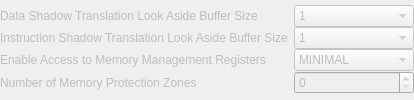
            <widget class="QWidget" name="G_MMU_ITEMS_ENABLE_DISABLED_PAGE" >
             <layout class="QVBoxLayout" >
              <property name="margin" >
               <number>0</number>
              </property>
              <property name="spacing" >
               <number>0</number>
              </property>
              <item>
               <layout class="QVBoxLayout" >
                <property name="margin" >
                 <number>0</number>
                </property>
                <property name="spacing" >
                 <number>0</number>
                </property>
                <item>
                 <layout class="QHBoxLayout" >
                  <property name="margin" >
                   <number>0</number>
                  </property>
                  <property name="spacing" >
                   <number>6</number>
                  </property>
                  <item>
                   <widget class="QLabel" name="G_MMU_DTLB_SIZE_LABEL_0" >
                    <property name="sizePolicy" >
                     <sizepolicy>
                      <hsizetype>7</hsizetype>
                      <vsizetype>5</vsizetype>
                      <horstretch>0</horstretch>
                      <verstretch>0</verstretch>
                     </sizepolicy>
                    </property>
                    <property name="toolTip" >
                     <string>&lt;qt>This parameter defines the size of the data shadow Translation Look-Aside Buffer (TLB).  This TLB is used to cache data address translation information, to improve performance of the translation.  The selection is a trade-off between smaller size and better performance.  The default value is 4.&lt;/qt></string>
                    </property>
                    <property name="text" >
                     <string>Data Shadow Translation Look Aside Buffer Size</string>
                    </property>
                    <property name="enabled" >
                     <bool>false</bool>
                    </property>
                   </widget>
                  </item>
                  <item>
                   <widget class="QComboBox" name="G_MMU_DTLB_SIZE_0" >
                    <property name="minimumSize" >
                     <size>
                      <width>120</width>
                      <height>0</height>
                     </size>
                    </property>
                    <item>
                     <property name="text" >
                      <string>1</string>
                     </property>
                    </item>
                    <item>
                     <property name="text" >
                      <string>2</string>
                     </property>
                    </item>
                    <item>
                     <property name="text" >
                      <string>4</string>
                     </property>
                    </item>
                    <item>
                     <property name="text" >
                      <string>8</string>
                     </property>
                    </item>
                    <property name="enabled" >
                     <bool>false</bool>
                    </property>
                   </widget>
                  </item>
                 </layout>
                </item>
                <item>
                 <layout class="QHBoxLayout" >
                  <property name="margin" >
                   <number>0</number>
                  </property>
                  <property name="spacing" >
                   <number>6</number>
                  </property>
                  <item>
                   <widget class="QLabel" name="G_MMU_ITLB_SIZE_LABEL_0" >
                    <property name="sizePolicy" >
                     <sizepolicy>
                      <hsizetype>7</hsizetype>
                      <vsizetype>5</vsizetype>
                      <horstretch>0</horstretch>
                      <verstretch>0</verstretch>
                     </sizepolicy>
                    </property>
                    <property name="toolTip" >
                     <string>&lt;qt>This parameter defines the size of the instruction shadow Translation Look-Aside Buffer (TLB).  This TLB is used to cache instruction address translation information, to improve performance of the translation.  The selection is a trade-off between smaller size and better performance.  The default value is 2.&lt;/qt></string>
                    </property>
                    <property name="text" >
                     <string>Instruction Shadow Translation Look Aside Buffer Size</string>
                    </property>
                    <property name="enabled" >
                     <bool>false</bool>
                    </property>
                   </widget>
                  </item>
                  <item>
                   <widget class="QComboBox" name="G_MMU_ITLB_SIZE_0" >
                    <property name="minimumSize" >
                     <size>
                      <width>120</width>
                      <height>0</height>
                     </size>
                    </property>
                    <item>
                     <property name="text" >
                      <string>1</string>
                     </property>
                    </item>
                    <item>
                     <property name="text" >
                      <string>2</string>
                     </property>
                    </item>
                    <item>
                     <property name="text" >
                      <string>4</string>
                     </property>
                    </item>
                    <item>
                     <property name="text" >
                      <string>8</string>
                     </property>
                    </item>
                    <property name="enabled" >
                     <bool>false</bool>
                    </property>
                   </widget>
                  </item>
                 </layout>
                </item>
                <item>
                 <layout class="QHBoxLayout" >
                  <property name="margin" >
                   <number>0</number>
                  </property>
                  <property name="spacing" >
                   <number>6</number>
                  </property>
                  <item>
                   <widget class="QLabel" name="G_MMU_TLB_ACCESS_LABEL_0" >
                    <property name="sizePolicy" >
                     <sizepolicy>
                      <hsizetype>7</hsizetype>
                      <vsizetype>5</vsizetype>
                      <horstretch>0</horstretch>
                      <verstretch>0</verstretch>
                     </sizepolicy>
                    </property>
                    <property name="toolTip" >
                     <string>&lt;qt>Enable access to Memory Management Special Registers using the MFS and MTS instructions:&lt;ul>&lt;li>Minimal (0) only allows writing TLBLO, TLBHI and TLBX.&lt;li>Read (1) adds reading of TLBLO, TLBHI, TLBX, PID and ZPR.&lt;li>Write (2) allows writing all registers, and reading TLBX.&lt;li>Full (3) adds reading of TLBLO, TLBHI, TLBX, PID and ZPR.&lt;/ul>In many cases it is not necessary for software to have full read access.  For example, this is the case for Linux Memory Management code.  It is then safe to set access to Write, in order to save area.  When using static memory protection, access can be set to Minimal, since software then has no need to use TLBSX, PID and ZPR.&lt;/qt></string>
                    </property>
                    <property name="text" >
                     <string>Enable Access to Memory Management Registers</string>
                    </property>
                    <property name="enabled" >
                     <bool>false</bool>
                    </property>
                   </widget>
                  </item>
                  <item>
                   <widget class="QComboBox" name="G_MMU_TLB_ACCESS_0" >
                    <property name="minimumSize" >
                     <size>
                      <width>120</width>
                      <height>0</height>
                     </size>
                    </property>
                    <property name="maxVisibleItems" >
                     <number>11</number>
                    </property>
                    <item>
                     <property name="text" >
                      <string>MINIMAL</string>
                     </property>
                    </item>
                    <item>
                     <property name="text" >
                      <string>READ</string>
                     </property>
                    </item>
                    <item>
                     <property name="text" >
                      <string>WRITE</string>
                     </property>
                    </item>
                    <item>
                     <property name="text" >
                      <string>FULL</string>
                     </property>
                    </item>
                    <property name="enabled" >
                     <bool>false</bool>
                    </property>
                   </widget>
                  </item>
                 </layout>
                </item>
                <item>
                 <layout class="QHBoxLayout" >
                  <property name="margin" >
                   <number>0</number>
                  </property>
                  <property name="spacing" >
                   <number>6</number>
                  </property>
                  <item>
                   <widget class="QLabel" name="G_MMU_ZONES_LABEL_0" >
                    <property name="sizePolicy" >
                     <sizepolicy>
                      <hsizetype>7</hsizetype>
                      <vsizetype>5</vsizetype>
                      <horstretch>0</horstretch>
                      <verstretch>0</verstretch>
                     </sizepolicy>
                    </property>
                    <property name="toolTip" >
                     <string>&lt;qt>Specifies the number of memory protection zones to implement.  In many cases memory management software does not utilize all available zones.  For example, the Linux Memory Management code only uses two zones.  In this case it is safe to reduce the number of implemented zones, in order to save area.&lt;/qt></string>
                    </property>
                    <property name="text" >
                     <string>Number of Memory Protection Zones</string>
                    </property>
                    <property name="enabled" >
                     <bool>false</bool>
                    </property>
                   </widget>
                  </item>
                  <item>
                   <widget class="QSpinBox" name="G_MMU_ZONES_0" >
                    <property name="minimumSize" >
                     <size>
                      <width>120</width>
                      <height>0</height>
                     </size>
                    </property>
                    <property name="maximum" >
                     <number>16</number>
                    </property>
                    <property name="enabled" >
                     <bool>false</bool>
                    </property>
                   </widget>
                  </item>
                 </layout>
                </item>
               </layout>
              </item>
             </layout>
            </widget>
